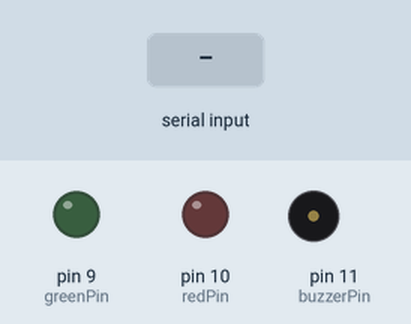
This sketch was run on a simulated Arduino Uno, built with avr-gcc and run on an emulated ATmega328P. Shown: output pins drawn as LEDs (lit = HIGH), buzzer (waves = sounding, pin HIGH). Inputs (shaded band) come from the test bench.

Above: at 1.2 s.
1.3 s: "GREEN_ON\n" received over Serial
At 1.9 s:
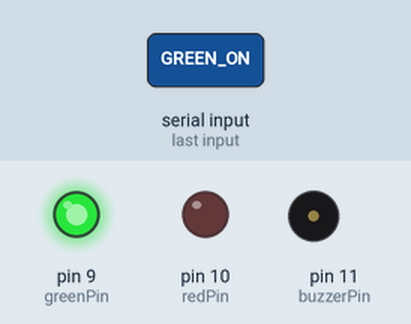
2.8 s: "RED_ON\n" received over Serial
At 4.0 s:
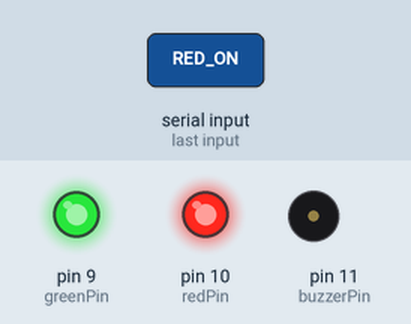
4.3 s: "GREEN_OFF\n" received over Serial
At 5.4 s:
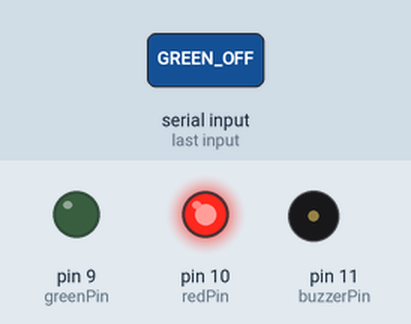
5.8 s: "BUZZER_ON\n" received over Serial
At 6.6 s:
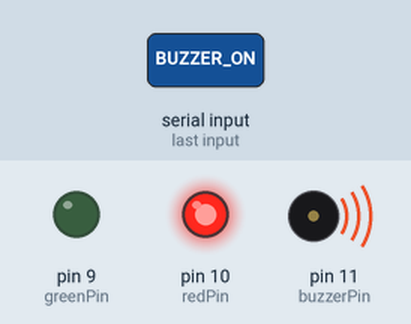
7.3 s: "RED_OFF\n" received over Serial
At 7.7 s:
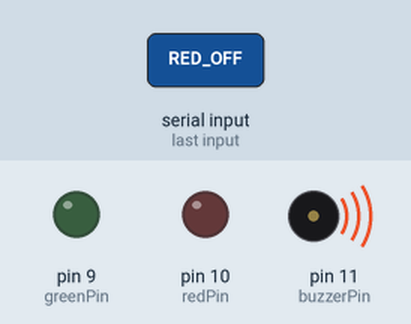
8.8 s: "BUZZER_OFF\n" received over Serial
At 10.1 s:
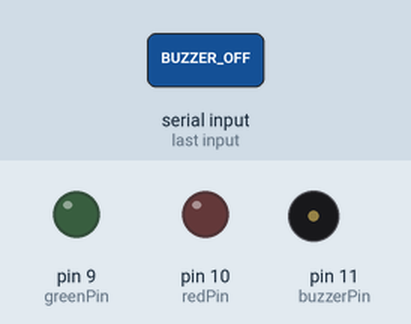
Timing chart, 0 to 11.3 s (numbered marks = the images above; inputs shaded):
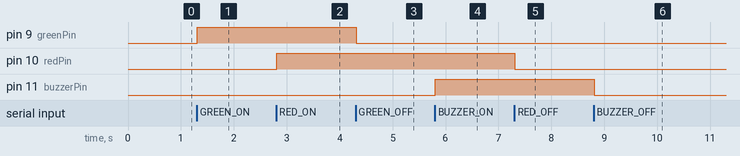

Measured:
- after the input at 1.3 s, pin 9 (greenPin): LOW → HIGH at once
- after the input at 2.8 s, pin 10 (redPin): LOW → HIGH at once
- after the input at 4.3 s, pin 9 (greenPin): HIGH → LOW at once
- after the input at 5.8 s, pin 11 (buzzerPin): LOW → HIGH at once
- after the input at 7.3 s, pin 10 (redPin): HIGH → LOW at once
- after the input at 8.8 s, pin 11 (buzzerPin): HIGH → LOW at once

The sketch:

ThongBao.ino
```cpp
/*
 * ThongBao.ino
 * Arduino code điều khiển thông báo LED và còi cho hệ thống điểm danh.
 * - LED xanh: bật trong 5 giây khi sinh viên điểm danh kịp thời (dưới 10 phút).
 * - LED đỏ: bật trong 5 giây khi sinh viên điểm danh trễ (trên 10 phút).
 * - Còi: kêu trong 5 giây, ứng với mỗi mốc thời gian (tiết) trễ.
 */

const int greenPin = 9;    // chân LED xanh
const int redPin   = 10;   // chân LED đỏ
const int buzzerPin = 11;  // chân còi

void setup() {
  pinMode(greenPin, OUTPUT);
  pinMode(redPin, OUTPUT);
  pinMode(buzzerPin, OUTPUT);
  Serial.begin(9600);
}

void loop() {
  if (Serial.available() > 0) {
    String command = Serial.readStringUntil('\n');
    command.trim();
    if (command == "GREEN_ON") {
      digitalWrite(greenPin, HIGH);
    } else if (command == "GREEN_OFF") {
      digitalWrite(greenPin, LOW);
    } else if (command == "RED_ON") {
      digitalWrite(redPin, HIGH);
    } else if (command == "RED_OFF") {
      digitalWrite(redPin, LOW);
    } else if (command == "BUZZER_ON") {
      digitalWrite(buzzerPin, HIGH);
    } else if (command == "BUZZER_OFF") {
      digitalWrite(buzzerPin, LOW);
    } else if (command == "RESET") {
      digitalWrite(greenPin, LOW);
      digitalWrite(redPin, LOW);
      digitalWrite(buzzerPin, LOW);
    }
  }
}
```
